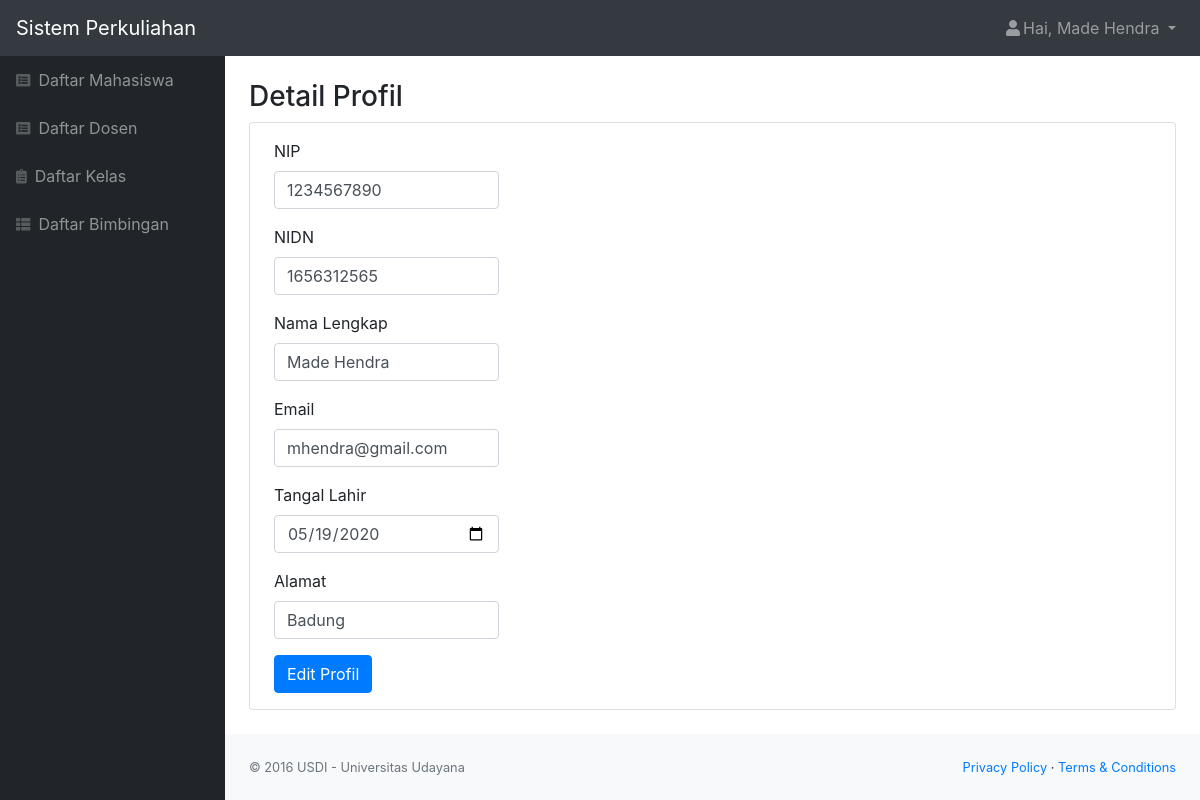
Screenshot of /profil_dosen.php (signed in) with the database file from the repository.
### tables this page shows
CREATE TABLE `dosen` (
  `id_dosen` int(11) NOT NULL,
  `role` char(1) NOT NULL,
  `nip` varchar(25) NOT NULL,
  `nidn` char(10) NOT NULL,
  `nama` varchar(50) NOT NULL,
  `email` varchar(50) NOT NULL,
  `alamat` varchar(50) NOT NULL,
  `tanggal_lahir` date NOT NULL,
  `status` varchar(20) NOT NULL,
  `password` varchar(300) NOT NULL
);

### profil_dosen.php (the view, shortened to what this page needs)
<?php
    include "function.php";
    $nama = $_SESSION['nama'];
    $id = $_SESSION['id'];
    $queryUser = mysqli_query($koneksi, "SELECT * FROM dosen WHERE id_dosen = '$id'");
    $user = mysqli_fetch_assoc($queryUser);
?>
<!DOCTYPE html>
<html lang="en">
    <head>
        <link href="css/styles.css" rel="stylesheet" />
        <link href="https://cdn.datatables.net/1.10.20/css/dataTables.bootstrap4.min.css" rel="stylesheet" />
    </head>
    <body class="sb-nav-fixed">
        <nav class="sb-topnav navbar navbar-expand navbar-dark bg-dark">
            <a class="navbar-brand" href="index.php">Sistem Perkuliahan</a>
            <ul class="navbar-nav ml-auto">
                <li class="nav-item dropdown">
                    <a class="nav-link dropdown-toggle" id="userDropdown" href="#" role="button" data-toggle="dropdown" aria-haspopup="true" aria-expanded="false"><i class="fas fa-user fa-fw"></i>Hai, <?= $nama; ?> </a>
                </li>
            </ul>
        </nav>
        <div id="layoutSidenav">
            <div id="layoutSidenav_nav">
                <nav class="sb-sidenav accordion sb-sidenav-dark" id="sidenavAccordion">
                    <div class="sb-sidenav-menu">
                        <div class="nav">
                            <a class="nav-link" href="mahasiswa.php"
                                ><div class="sb-nav-link-icon"><i class="fas fa-list-alt"></i></div>
                                Daftar Mahasiswa</a
                            >
                            <a class="nav-link" href="dosen.php"
                                ><div class="sb-nav-link-icon"><i class="fas fa-list-alt"></i></div>
                                Daftar Dosen</a
                            >
                            <a class="nav-link" href="kelas.php"
                                ><div class="sb-nav-link-icon"><i class="fas fa-clipboard-list"></i></div>
                                Daftar Kelas</a
                            >
                            <a class="nav-link" href="bimbingan.php"
                                ><div class="sb-nav-link-icon"><i class="fas fa-th-list"></i></div>
                                Daftar Bimbingan</a
                            >
                        </div>
                    </div>
                </nav>
            </div>
            <div id="layoutSidenav_content">
                <main>
                    <div class="container-fluid">
                        <h3 class="mt-4">Detail Profil</h3>
                        <div class="card mb-4">
                            <form action="function.php?act=editDosen&id_dosen=<?= $user['id_dosen']; ?>" id="edit" method="POST" >
                                <div class="form-group ml-4 py-3 mb-0">
                                    <label for="nip">NIP</label>
                                    <input type="text" class="form-control col-sm-3" id="nip" name="nip" value="<?= $user['nip']; ?>" >
                                </div>
                                <div class="form-group ml-4">
                                    <label for="nidn">NIDN</label>
                                    <input type="text" class="form-control col-sm-3" id="nidn" name="nidn" value="<?= $user['nidn']; ?>" >
                                </div>
                                <div class="form-group ml-4">
                                    <label for="nama">Nama Lengkap</label>
                                    <input type="text" class="form-control col-sm-3" id="nama" name="nama" value="<?= $user['nama']; ?>">
                                </div>
                                <div class="form-group ml-4">
                                    <label for="email">Email</label>
                                    <input type="text" class="form-control col-sm-3" id="email" name="email" value="<?= $user['email']; ?>">
                                </div>
                                <div class="form-group ml-4">
                                    <label for="tgl_lahir">Tangal Lahir</label>
                                    <input type="date" class="form-control col-sm-3" id="tgl_lahir" name="tgl_lahir" value="<?= $user['tanggal_lahir']; ?>">
                                </div>
                                <div class="form-group ml-4">
                                    <label for="alamat">Alamat</label>
                                    <input type="text" class="form-control col-sm-3" id="alamat" name="alamat" value="<?= $user['alamat']; ?>">
                                </div>
                                <input type="submit" name="edit_btn" id="edit" class="btn btn-primary ml-4 mb-3" value="Edit Profil">
                            </form>
                        </div>
                    </div>
                </main>
                <footer class="py-4 bg-light mt-auto">
                    <div class="container-fluid">
                        <div class="d-flex align-items-center justify-content-between small">
                            <div class="text-muted">&copy; 2016 USDI - Universitas Udayana</div>
                            <div>
                                <a href="#">Privacy Policy</a>
                                &middot;
                                <a href="#">Terms &amp; Conditions</a>
                            </div>
                        </div>
                    </div>
                </footer>
            </div>
        </div>
    </body>
</html>

### rows the page displays
dosen: nip "1234567890", nidn "1656312565", nama "Made Hendra", email "mhendra@gmail.com", tgl_lahir "05/19/2020", alamat "Badung"

### other values shown
$nama "Made Hendra"
